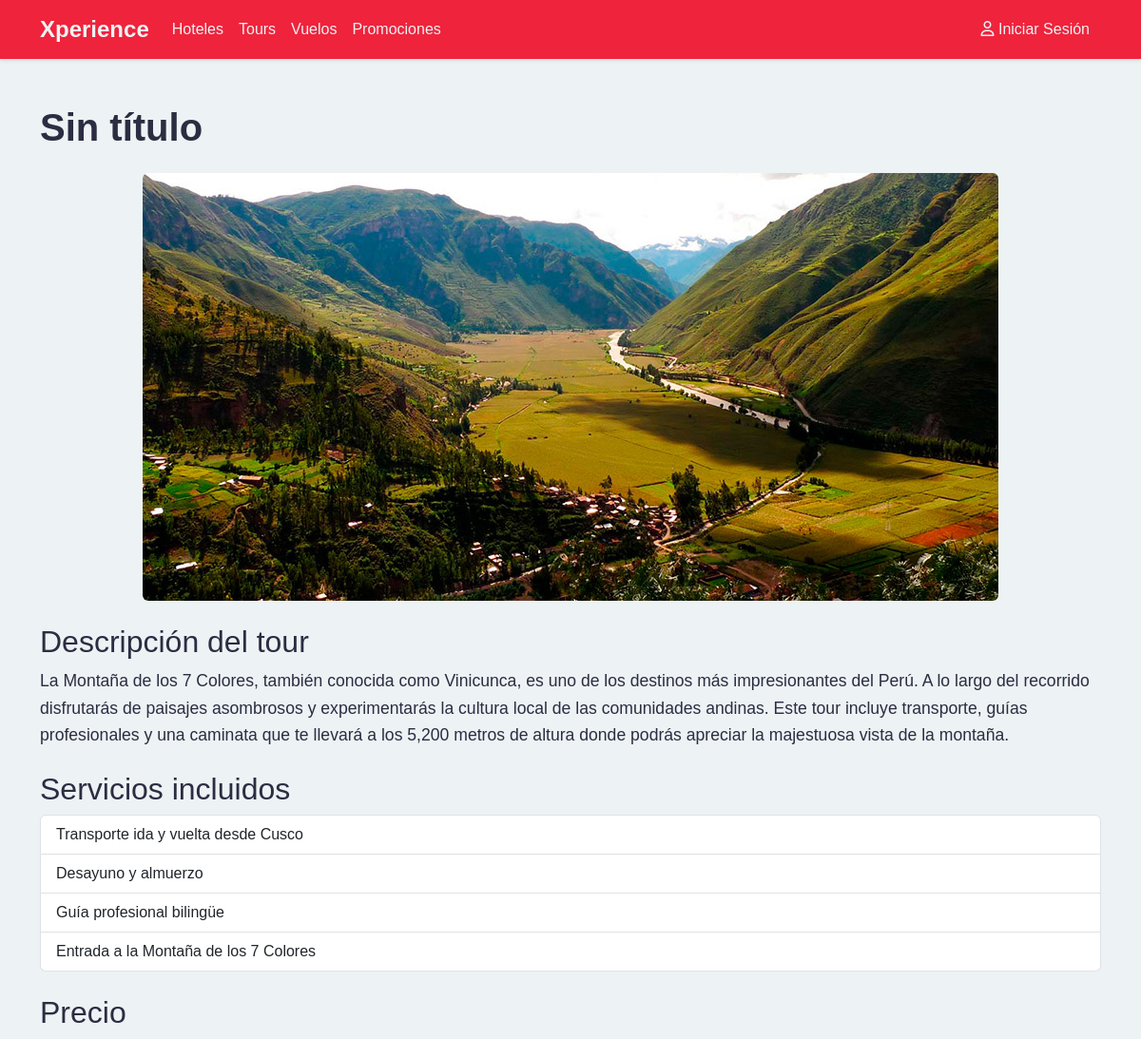
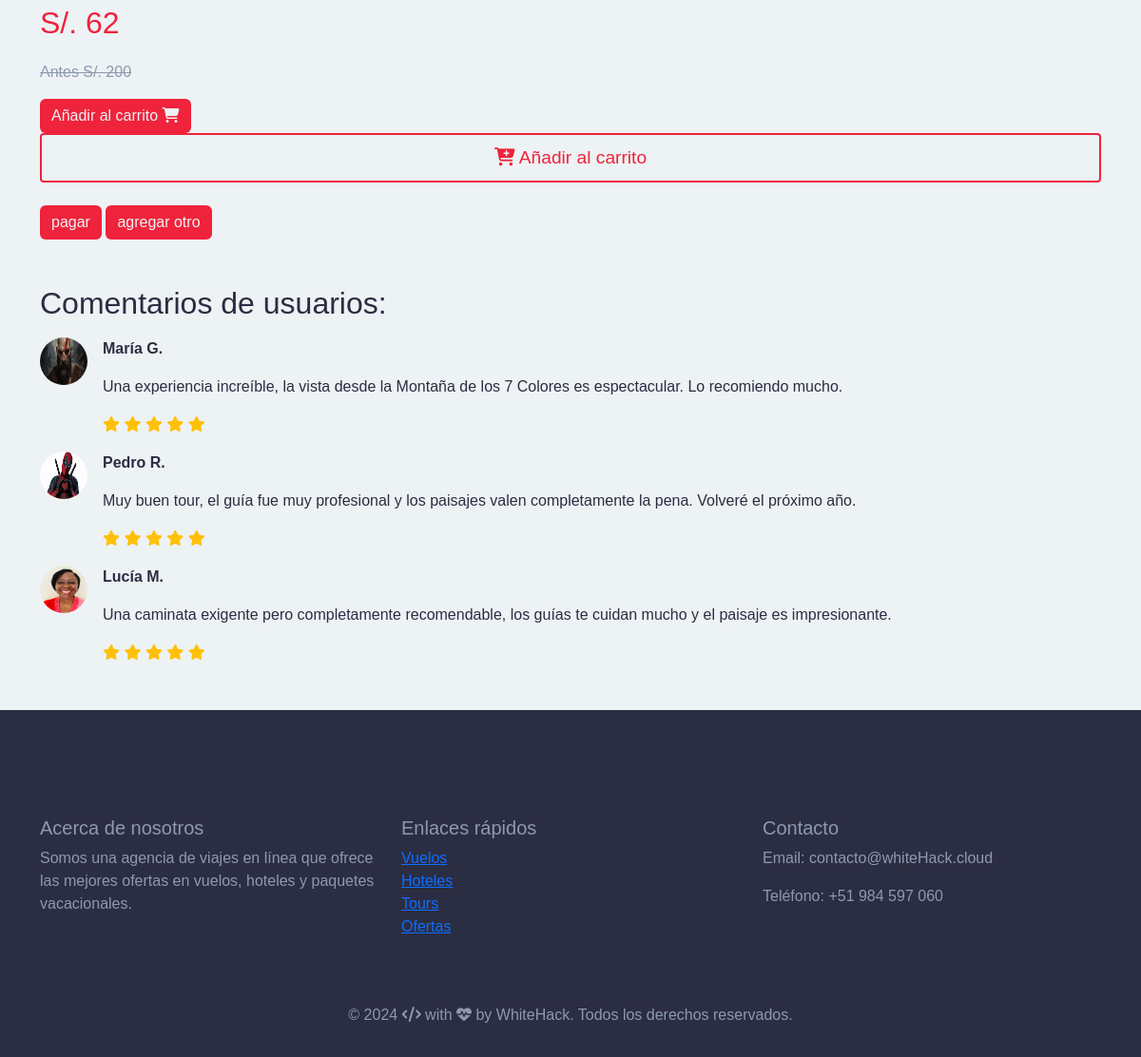
/store/category/vallesagrado/valle-sagrado, run on the app's committed database (2 pictures, top to bottom).
### store/models.py (models this page shows, shortened)
class Product(models.Model):
    product_name = models.CharField(max_length=200, unique=True)
    slug = models.SlugField(max_length=200, unique=True)
    title = models.CharField(max_length=100, default="Sin título")
    description = models.TextField(max_length=1000, blank=True)
    price = models.IntegerField()
    images = models.ImageField(upload_to='fotos/productos')
    stock = models.IntegerField()
    is_available = models.BooleanField(default=True)
    category = models.ForeignKey(Category, on_delete=models.CASCADE)
    created_date = models.DateField(auto_created=True)
    modified_date = models.DateField(auto_created=True)
    @property
    def price_public(self):
        return int(self.price * 1.25) if self.price is not None else 0

### store/views.py (the view)
# urls.py: path('category/<slug:category_slug>/<slug:product_slug>', views.product_detail, name='product_detail'),
def product_detail(request, category_slug, product_slug):
    try:
        single_product = Product.objects.get(category__slug= category_slug, slug= product_slug)
    except Exception as e:
        raise e
    context = {
        'single_product': single_product,
    }
    return render(request, 'store/product_detail.html', context)

### category/context_procesor.py (called while the page is built)
def menu_links(request):
    links = Category.objects.all()
    return dict(links=links)

### templates/store/product_detail.html (shortened to what this page needs)
{% extends 'base.html' %}
{% load static %}
{% block content %}
<main class="container mt-5">
    <h1 class="titulo-tour">{{single_product.title}}</h1>
    <div class="text-center my-4">
        <img src="{{ single_product.images.url }}" alt="Imagen del producto"
            class="img-fluid rounded mx-auto d-block" style="max-height: 600px; width: auto;">
    </div>
    <form action="{% url 'add_cart' single_product.id %}" method="post">
    <div class="mt-4">
        <h2>Descripción del tour</h2>
        <p class="texto-descripcion">
            La Montaña de los 7 Colores, también conocida como Vinicunca, es uno de los destinos más impresionantes del Perú. A lo largo del recorrido disfrutarás de paisajes asombrosos y experimentarás la cultura local de las comunidades andinas. Este tour incluye transporte, guías profesionales y una caminata que te llevará a los 5,200 metros de altura donde podrás apreciar la majestuosa vista de la montaña.
        </p>
    </div>
    <div class="mt-4">
        <h2>Servicios incluidos</h2>
        <ul class="list-group">
            <li class="list-group-item">Transporte ida y vuelta desde Cusco</li>
            <li class="list-group-item">Desayuno y almuerzo</li>
            <li class="list-group-item">Guía profesional bilingüe</li>
            <li class="list-group-item">Entrada a la Montaña de los 7 Colores</li>
        </ul>
    </div>
    <div class="mt-4">
        <h2>Precio</h2>
        <p class="precio-destacado">S/. {{single_product.price_public}} </p>
        <p class="precio-tachado">Antes S/. 200</p>
    </div>
    <div class="mt-3">
        {% if single_product.stock <= 0 %}
            <h5 class='text-danger' >Out of stock </h5>
        {% else %}
        <button type="submit"  class="btn  btn-primary"> <span class="text">Añadir al carrito</span> <i class="fas fa-shopping-cart"></i>  </button>
        {% endif %}
        <button class="btn btn-outline-success btn-sm w-100">
        <i class="fa-solid fa-cart-plus"></i> Añadir al carrito
    </button>
    </div>
    <div class="mt-4">
        <a href="{% url 'cart'%}" class="btn btn-primary">pagar</a>
        <a href="{% url 'store' %}" class="btn btn-primary">agregar otro</a>
    </div>
    </form>
<div class="comentarios mt-5">
<h2>Comentarios de usuarios:</h2>
<div class="d-flex align-items-start mt-3">
    <img src="img/user1.jpg" alt="Usuario 1" class="rounded-circle me-3" style="width: 50px; height: 50px;">
    <div>
        <p><strong>María G.</strong></p>
        <p>Una experiencia increíble, la vista desde la Montaña de los 7 Colores es espectacular. Lo recomiendo mucho.</p>
        <div>
            <i class="fa-solid fa-star text-warning"></i>
            <i class="fa-solid fa-star text-warning"></i>
            <i class="fa-solid fa-star text-warning"></i>
            <i class="fa-solid fa-star text-warning"></i>
            <i class="fa-solid fa-star text-warning"></i>
        </div>
    </div>
</div>
<div class="d-flex align-items-start mt-3">
    <img src="img/user2.jpg" alt="Usuario 2" class="rounded-circle me-3" style="width: 50px; height: 50px;">
    <div>
        <p><strong>Pedro R.</strong></p>
        <p>Muy buen tour, el guía fue muy profesional y los paisajes valen completamente la pena. Volveré el próximo año.</p>
        <div>
            <i class="fa-solid fa-star text-warning"></i>
            <i class="fa-solid fa-star text-warning"></i>
            <i class="fa-solid fa-star text-warning"></i>
            <i class="fa-solid fa-star text-warning"></i>
            <i class="fa-solid fa-star text-warning"></i>
        </div>
    </div>
</div>
<div class="d-flex align-items-start mt-3">
    <img src="img/user3.jpg" alt="Usuario 3" class="rounded-circle me-3" style="width: 50px; height: 50px;">
    <div>
        <p><strong>Lucía M.</strong></p>
        <p>Una caminata exigente pero completamente recomendable, los guías te cuidan mucho y el paisaje es impresionante.</p>
        <div>
            <i class="fa-solid fa-star text-warning"></i>
            <i class="fa-solid fa-star text-warning"></i>
            <i class="fa-solid fa-star text-warning"></i>
            <i class="fa-solid fa-star text-warning"></i>
            <i class="fa-solid fa-star text-warning"></i>
        </div>
    </div>
</div>
</div>
</main>
{% endblock %}

### xperience/static/css/style_edg_7.css (style rules this page uses)
:root { --rojo1 : #ef233c; --rojo2: #d90429; --blanco: #edf2f4; --gris: #8d99ae; --oscuro: #2b2d42; }
body { font-family: 'Arial', sans-serif; color: var(--oscuro); background-color: var(--blanco); }
.btn-primary { background-color: var(--rojo1); color: var(--blanco); border: none; }
.titulo-tour { font-size: 2.5rem; font-weight: bold; }
.texto-descripcion { font-size: 1.2rem; color: #555; }
.precio-destacado { font-size: 1.5rem; color: #d9534f; }
.precio-tachado { text-decoration: line-through; color: #6c757d; }
.texto-descripcion { font-size: 1.1rem; line-height: 1.6; color: var(--oscuro); }
.precio-destacado { font-size: 2rem; color: var(--rojo1); }
.precio-tachado { text-decoration: line-through; color: var(--gris); }
.btn-outline-success { border: 2px solid var(--rojo1); color: var(--rojo1); font-size: 1.2rem; padding: 10px 20px; }

### data on the page
Product: title "Sin título", images (picture), price_public "62"
